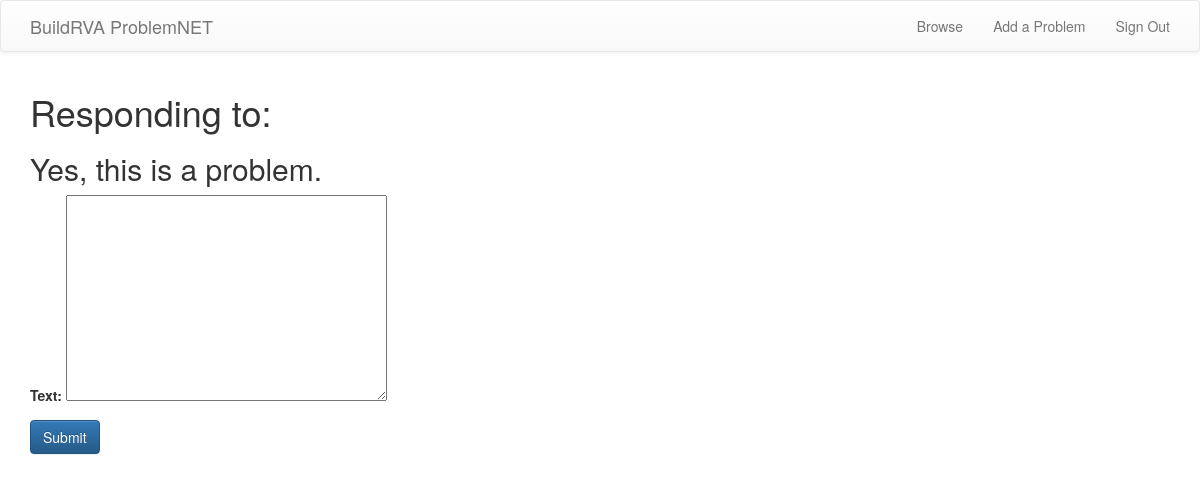
/problem/1/addcomment/ (signed in), run on an earlier commit of the app's database.
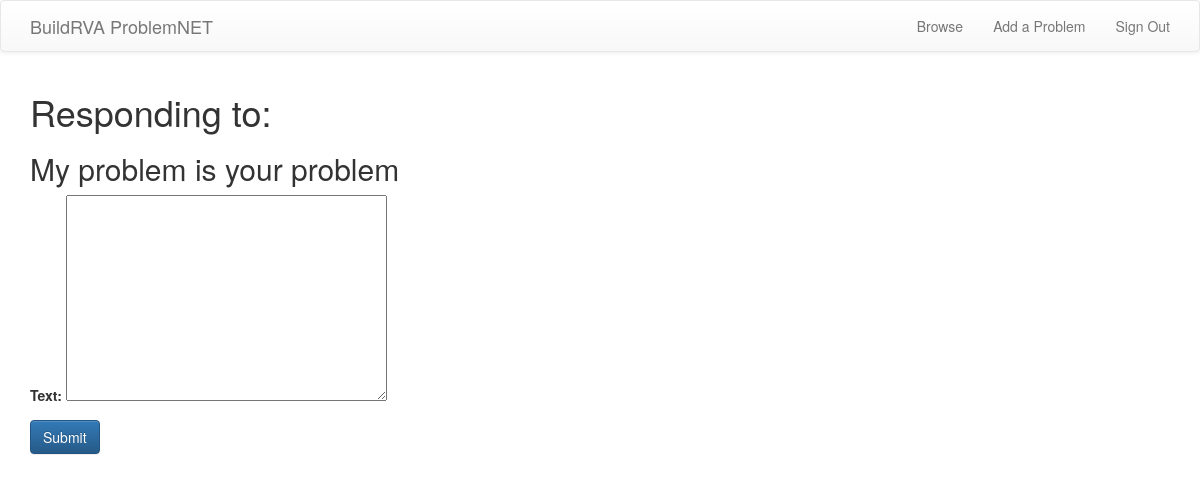
And on a later commit of the database.
### problems/models.py (models this page shows, shortened)
class Problem(models.Model):
    author = models.ForeignKey(User)
    text = models.TextField()
    create_date = models.DateTimeField(default=timezone.now)
    published_date = models.DateTimeField(blank=True, null=True)

### problems/views.py (the view)
# urls.py: url(r'^problem/(?P<pk>\d+)/addcomment/$', views.add_comment_to_problem, name='createcomment'),
@login_required
def add_comment_to_problem(request,pk):
    problem = get_object_or_404(models.Problem,pk=pk)
    print(problem.pk)
    if request.method == 'POST':
        form = CommentForm(request.POST)
        if form.is_valid():
            comment = form.save(commit=False)
            comment.problem = problem
            comment.author = request.user
            comment.save()
            return redirect('problems:problem_detail',pk=problem.pk)
    else:
        form = CommentForm()
    return render(request,'problems/comment_add.html',{'form':form, 'problem':problem})

### problems/forms.py
class CommentForm(forms.ModelForm):
    class Meta():
        model = Comment
        fields = ('text',)

### problems/templates/problems/comment_add.html (shortened to what this page needs)
{% extends "sitewide/base.html" %}
{% block content %}
<h1>Responding to:</h1>
<h2>{{problem.text}}</h2>
<form method="POST">
  {{ form.as_p }}
  <input type="submit" class='btn btn-primary' value=Submit>
</form>
{% endblock %}

What changed in the data, as far as the page shows it:
changed Problem: text "Yes, this is a problem." → "My problem is your problem"
